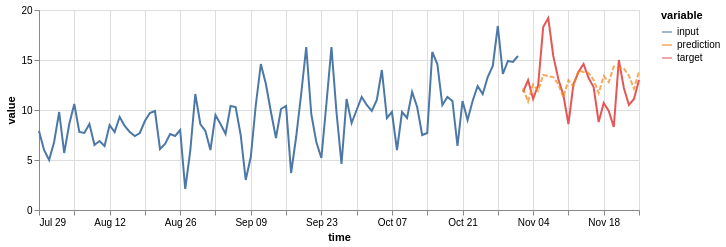

Source (notebook cell):
### Code cell
(on.Plot()
    .add(on.marks.line, input)
    .add(on.marks.line, target)
    .add(on.marks.line, prediction, type='dashed')
    .properties(width=600, height=200)
    .show()
)

### Figure 1 — Vega specification as saved in the notebook (floating-point values rounded to 4 significant figures)
{"$schema": "https://vega.github.io/schema/vega/v5.json", "data": [{"name": "source_0", "values": [{"time": "1990-07-29T00:00:00.000", "variable": "input", "value": 7.9}, {"time": "1990-07-30T00:00:00.000", "variable": "input", "value": 6.0}, {"time": "1990-07-31T00:00:00.000", "variable": "input", "value": 5.0}, {"time": "1990-08-01T00:00:00.000", "variable": "input", "value": 6.8}, {"time": "1990-08-02T00:00:00.000", "variable": "input", "value": 9.8}, {"time": "1990-08-03T00:00:00.000", "variable": "input", "value": 5.7}, {"time": "1990-08-04T00:00:00.000", "variable": "input", "value": 8.6}, {"time": "1990-08-05T00:00:00.000", "variable": "input", "value": 10.6}, {"time": "1990-08-06T00:00:00.000", "variable": "input", "value": 7.8}, {"time": "1990-08-07T00:00:00.000", "variable": "input", "value": 7.7}, {"time": "1990-08-08T00:00:00.000", "variable": "input", "value": 8.6}, {"time": "1990-08-09T00:00:00.000", "variable": "input", "value": 6.5}, {"time": "1990-08-10T00:00:00.000", "variable": "input", "value": 6.9}, {"time": "1990-08-11T00:00:00.000", "variable": "input", "value": 6.4}, {"time": "1990-08-12T00:00:00.000", "variable": "input", "value": 8.5}, {"time": "1990-08-13T00:00:00.000", "variable": "input", "value": 7.8}, {"time": "1990-08-14T00:00:00.000", "variable": "input", "value": 9.3}, {"time": "1990-08-15T00:00:00.000", "variable": "input", "value": 8.4}, {"time": "1990-08-16T00:00:00.000", "variable": "input", "value": 7.8}, {"time": "1990-08-17T00:00:00.000", "variable": "input", "value": 7.4}, {"time": "1990-08-18T00:00:00.000", "variable": "input", "value": 7.7}, {"time": "1990-08-19T00:00:00.000", "variable": "input", "value": 8.9}, {"time": "1990-08-20T00:00:00.000", "variable": "input", "value": 9.7}, {"time": "1990-08-21T00:00:00.000", "variable": "input", "value": 9.9}, {"time": "1990-08-22T00:00:00.000", "variable": "input", "value": 6.1}, {"time": "1990-08-23T00:00:00.000", "variable": "input", "value": 6.6}, {"time": "1990-08-24T00:00:00.000", "variable": "input", "value": 7.6}, {"time": "1990-08-25T00:00:00.000", "variable": "input", "value": 7.4}, {"time": "1990-08-26T00:00:00.000", "variable": "input", "value": 8.0}, {"time": "1990-08-27T00:00:00.000", "variable": "input", "value": 2.1}, {"time": "1990-08-28T00:00:00.000", "variable": "input", "value": 5.9}, {"time": "1990-08-29T00:00:00.000", "variable": "input", "value": 11.6}, {"time": "1990-08-30T00:00:00.000", "variable": "input", "value": 8.6}, {"time": "1990-08-31T00:00:00.000", "variable": "input", "value": 7.9}, {"time": "1990-09-01T00:00:00.000", "variable": "input", "value": 6.0}, {"time": "1990-09-02T00:00:00.000", "variable": "input", "value": 9.5}, {"time": "1990-09-03T00:00:00.000", "variable": "input", "value": 8.6}, {"time": "1990-09-04T00:00:00.000", "variable": "input", "value": 7.6}, {"time": "1990-09-05T00:00:00.000", "variable": "input", "value": 10.4}, {"time": "1990-09-06T00:00:00.000", "variable": "input", "value": 10.3}, {"time": "1990-09-07T00:00:00.000", "variable": "input", "value": 7.5}, {"time": "1990-09-08T00:00:00.000", "variable": "input", "value": 3.0}, {"time": "1990-09-09T00:00:00.000", "variable": "input", "value": 5.3}, {"time": "1990-09-10T00:00:00.000", "variable": "input", "value": 10.5}, {"time": "1990-09-11T00:00:00.000", "variable": "input", "value": 14.6}, {"time": "1990-09-12T00:00:00.000", "variable": "input", "value": 12.6}, {"time": "1990-09-13T00:00:00.000", "variable": "input", "value": 9.8}, {"time": "1990-09-14T00:00:00.000", "variable": "input", "value": 7.2}, {"time": "1990-09-15T00:00:00.000", "variable": "input", "value": 10.1}, {"time": "1990-09-16T00:00:00.000", "variable": "input", "value": 10.4}, {"time": "1990-09-17T00:00:00.000", "variable": "input", "value": 3.7}, {"time": "1990-09-18T00:00:00.000", "variable": "input", "value": 7.3}, {"time": "1990-09-19T00:00:00.000", "variable": "input", "value": 11.6}, {"time": "1990-09-20T00:00:00.000", "variable": "input", "value": 16.3}, {"time": "1990-09-21T00:00:00.000", "variable": "input", "value": 9.6}, {"time": "1990-09-22T00:00:00.000", "variable": "input", "value": 6.8}, {"time": "1990-09-23T00:00:00.000", "variable": "input", "value": 5.2}, {"time": "1990-09-24T00:00:00.000", "variable": "input", "value": 10.6}, {"time": "1990-09-25T00:00:00.000", "variable": "input", "value": 16.3}, {"time": "1990-09-26T00:00:00.000", "variable": "input", "value": 9.8}, {"time": "1990-09-27T00:00:00.000", "variable": "input", "value": 4.6}, {"time": "1990-09-28T00:00:00.000", "variable": "input", "value": 11.1}, {"time": "1990-09-29T00:00:00.000", "variable": "input", "value": 8.7}, {"time": "1990-09-30T00:00:00.000", "variable": "input", "value": 10.0}, {"time": "1990-10-01T00:00:00.000", "variable": "input", "value": 11.3}, {"time": "1990-10-02T00:00:00.000", "variable": "input", "value": 10.5}, {"time": "1990-10-03T00:00:00.000", "variable": "input", "value": 9.9}, {"time": "1990-10-04T00:00:00.000", "variable": "input", "value": 11.0}, {"time": "1990-10-05T00:00:00.000", "variable": "input", "value": 14.0}, {"time": "1990-10-06T00:00:00.000", "variable": "input", "value": 9.2}, {"time": "1990-10-07T00:00:00.000", "variable": "input", "value": 9.8}, {"time": "1990-10-08T00:00:00.000", "variable": "input", "value": 6.0}, {"time": "1990-10-09T00:00:00.000", "variable": "input", "value": 9.8}, {"time": "1990-10-10T00:00:00.000", "variable": "input", "value": 9.2}, {"time": "1990-10-11T00:00:00.000", "variable": "input", "value": 11.8}, {"time": "1990-10-12T00:00:00.000", "variable": "input", "value": 10.3}, {"time": "1990-10-13T00:00:00.000", "variable": "input", "value": 7.5}, {"time": "1990-10-14T00:00:00.000", "variable": "input", "value": 7.7}, {"time": "1990-10-15T00:00:00.000", "variable": "input", "value": 15.8}, {"time": "1990-10-16T00:00:00.000", "variable": "input", "value": 14.6}, {"time": "1990-10-17T00:00:00.000", "variable": "input", "value": 10.5}, {"time": "1990-10-18T00:00:00.000", "variable": "input", "value": 11.3}, {"time": "1990-10-19T00:00:00.000", "variable": "input", "value": 10.9}, {"time": "1990-10-20T00:00:00.000", "variable": "input", "value": 6.4}, {"time": "1990-10-21T00:00:00.000", "variable": "input", "value": 10.9}, {"time": "1990-10-22T00:00:00.000", "variable": "input", "value": 9.0}, {"time": "1990-10-23T00:00:00.000", "variable": "input", "value": 10.9}, {"time": "1990-10-24T00:00:00.000", "variable": "input", "value": 12.4}, {"time": "1990-10-25T00:00:00.000", "variable": "input", "value": 11.6}, {"time": "1990-10-26T00:00:00.000", "variable": "input", "value": 13.3}, {"time": "1990-10-27T00:00:00.000", "variable": "input", "value": 14.4}, {"time": "1990-10-28T00:00:00.000", "variable": "input", "value": 18.4}, {"time": "1990-10-29T00:00:00.000", "variable": "input", "value": 13.6}, {"time": "1990-10-30T00:00:00.000", "variable": "input", "value": 14.9}, {"time": "1990-10-31T00:00:00.000", "variable": "input", "value": 14.8}, {"time": "1990-11-01T00:00:00.000", "variable": "input", "value": 15.4}], "transform": [{"type": "formula", "expr": "toDate(datum['time'])", "as": "time"}]}, {"name": "source_1", "values": [{"time": "1990-11-02T00:00:00.000", "variable": "target", "value": 11.8}, {"time": "1990-11-03T00:00:00.000", "variable": "target", "value": 13.0}, {"time": "1990-11-04T00:00:00.000", "variable": "target", "value": 11.1}, {"time": "1990-11-05T00:00:00.000", "variable": "target", "value": 12.5}, {"time": "1990-11-06T00:00:00.000", "variable": "target", "value": 18.3}, {"time": "1990-11-07T00:00:00.000", "variable": "target", "value": 19.2}, {"time": "1990-11-08T00:00:00.000", "variable": "target", "value": 15.4}, {"time": "1990-11-09T00:00:00.000", "variable": "target", "value": 13.1}, {"time": "1990-11-10T00:00:00.000", "variable": "target", "value": 11.5}, {"time": "1990-11-11T00:00:00.000", "variable": "target", "value": 8.6}, {"time": "1990-11-12T00:00:00.000", "variable": "target", "value": 12.6}, {"time": "1990-11-13T00:00:00.000", "variable": "target", "value": 13.8}, {"time": "1990-11-14T00:00:00.000", "variable": "target", "value": 14.6}, {"time": "1990-11-15T00:00:00.000", "variable": "target", "value": 13.2}, {"time": "1990-11-16T00:00:00.000", "variable": "target", "value": 12.3}, {"time": "1990-11-17T00:00:00.000", "variable": "target", "value": 8.8}, {"time": "1990-11-18T00:00:00.000", "variable": "target", "value": 10.7}, {"time": "1990-11-19T00:00:00.000", "variable": "target", "value": 9.9}, {"time": "1990-11-20T00:00:00.000", "variable": "target", "value": 8.3}, {"time": "1990-11-21T00:00:00.000", "variable": "target", "value": 15.0}, {"time": "1990-11-22T00:00:00.000", "variable": "target", "value": 12.2}, {"time": "1990-11-23T00:00:00.000", "variable": "target", "value": 10.5}, {"time": "1990-11-24T00:00:00.000", "variable": "target", "value": 11.1}, {"time": "1990-11-25T00:00:00.000", "variable": "target", "value": 13.0}], "transform": [{"type": "formula", "expr": "toDate(datum['time'])", "as": "time"}]}, {"name": "source_2", "values": [{"time": "1990-11-02T00:00:00.000", "variable": "prediction", "value": 12.16}, {"time": "1990-11-03T00:00:00.000", "variable": "prediction", "value": 10.84}, {"time": "1990-11-04T00:00:00.000", "variable": "prediction", "value": 12.55}, {"time": "1990-11-05T00:00:00.000", "variable": "prediction", "value": 11.94}, {"time": "1990-11-06T00:00:00.000", "variable": "prediction", "value": 13.5}, {"time": "1990-11-07T00:00:00.000", "variable": "prediction", "value": 13.38}, {"time": "1990-11-08T00:00:00.000", "variable": "prediction", "value": 13.29}, {"time": "1990-11-09T00:00:00.000", "variable": "prediction", "value": 12.59}, {"time": "1990-11-10T00:00:00.000", "variable": "prediction", "value": 11.26}, {"time": "1990-11-11T00:00:00.000", "variable": "prediction", "value": 12.98}, {"time": "1990-11-12T00:00:00.000", "variable": "prediction", "value": 12.37}, {"time": "1990-11-13T00:00:00.000", "variable": "prediction", "value": 13.92}, {"time": "1990-11-14T00:00:00.000", "variable": "prediction", "value": 13.81}, {"time": "1990-11-15T00:00:00.000", "variable": "prediction", "value": 13.72}, {"time": "1990-11-16T00:00:00.000", "variable": "prediction", "value": 13.01}, {"time": "1990-11-17T00:00:00.000", "variable": "prediction", "value": 11.69}, {"time": "1990-11-18T00:00:00.000", "variable": "prediction", "value": 13.4}, {"time": "1990-11-19T00:00:00.000", "variable": "prediction", "value": 12.79}, {"time": "1990-11-20T00:00:00.000", "variable": "prediction", "value": 14.35}, {"time": "1990-11-21T00:00:00.000", "variable": "prediction", "value": 14.23}, {"time": "1990-11-22T00:00:00.000", "variable": "prediction", "value": 14.14}, {"time": "1990-11-23T00:00:00.000", "variable": "prediction", "value": 13.44}, {"time": "1990-11-24T00:00:00.000", "variable": "prediction", "value": 12.12}, {"time": "1990-11-25T00:00:00.000", "variable": "prediction", "value": 13.83}], "transform": [{"type": "formula", "expr": "toDate(datum['time'])", "as": "time"}]}, {"name": "source_0_color_domain_variable_0", "values": [{"variable": "input"}]}, {"name": "source_1_color_domain_variable_1", "values": [{"variable": "target"}]}, {"name": "source_2_color_domain_variable_2", "values": [{"variable": "prediction"}]}], "marks": [{"type": "group", "name": "layer_0_pathgroup", "from": {"facet": {"data": "source_0", "name": "faceted_path_layer_0_main", "groupby": ["variable"]}}, "encode": {"update": {"width": {"field": {"signal": null, "datum": null, "group": "width", "parent": null}}, "height": {"field": {"signal": null, "datum": null, "group": "height", "parent": null}}}}, "marks": [{"type": "line", "name": "layer_0_marks", "from": {"data": "faceted_path_layer_0_main"}, "sort": {"field": "x"}, "encode": {"update": {"defined": {"signal": "isValid(datum[\"time\"]) && isFinite(+datum[\"time\"]) && isValid(datum[\"value\"]) && isFinite(+datum[\"value\"])"}, "x": {"field": "time", "scale": "x"}, "stroke": {"field": "variable", "scale": "color"}, "y": {"field": "value", "scale": "y"}}}, "style": ["line"]}]}, {"type": "group", "name": "layer_1_pathgroup", "from": {"facet": {"data": "source_1", "name": "faceted_path_layer_1_main", "groupby": ["variable"]}}, "encode": {"update": {"width": {"field": {"signal": null, "datum": null, "group": "width", "parent": null}}, "height": {"field": {"signal": null, "datum": null, "group": "height", "parent": null}}}}, "marks": [{"type": "line", "name": "layer_1_marks", "from": {"data": "faceted_path_layer_1_main"}, "sort": {"field": "x"}, "encode": {"update": {"x": {"field": "time", "scale": "x"}, "stroke": {"field": "variable", "scale": "color"}, "y": {"field": "value", "scale": "y"}, "defined": {"signal": "isValid(datum[\"time\"]) && isFinite(+datum[\"time\"]) && isValid(datum[\"value\"]) && isFinite(+datum[\"value\"])"}}}, "style": ["line"]}]}, {"type": "group", "name": "layer_2_pathgroup", "from": {"facet": {"data": "source_2", "name": "faceted_path_layer_2_main", "groupby": ["variable"]}}, "encode": {"update": {"width": {"field": {"signal": null, "datum": null, "group": "width", "parent": null}}, "height": {"field": {"signal": null, "datum": null, "group": "height", "parent": null}}}}, "marks": [{"type": "line", "name": "layer_2_marks", "from": {"data": "faceted_path_layer_2_main"}, "sort": {"field": "x"}, "encode": {"update": {"y": {"field": "value", "scale": "y"}, "stroke": {"field": "variable", "scale": "color"}, "defined": {"signal": "isValid(datum[\"time\"]) && isFinite(+datum[\"time\"]) && isValid(datum[\"value\"]) && isFinite(+datum[\"value\"])"}, "opacity": {"value": 0.7}, "x": {"field": "time", "scale": "x"}, "strokeDash": {"value": [5, 2]}}}, "style": ["line"]}]}], "scales": [{"name": "x", "type": "time", "domain": {"fields": [{"data": "source_0", "field": "time"}, {"data": "source_1", "field": "time"}, {"data": "source_2", "field": "time"}]}, "range": [0, {"signal": "width"}]}, {"name": "y", "type": "linear", "domain": {"fields": [{"data": "source_0", "field": "value"}, {"data": "source_1", "field": "value"}, {"data": "source_2", "field": "value"}]}, "range": [{"signal": "height"}, 0], "nice": true, "zero": true}, {"name": "color", "type": "ordinal", "domain": {"fields": [{"data": "source_0_color_domain_variable_0", "field": "variable"}, {"data": "source_1_color_domain_variable_1", "field": "variable"}, {"data": "source_2_color_domain_variable_2", "field": "variable"}], "sort": true}, "range": "category"}], "axes": [{"scale": "x", "tickCount": {"signal": "ceil(width/40)"}, "orient": "bottom", "domain": false, "minExtent": 0, "aria": false, "ticks": false, "zindex": 0, "maxExtent": 0, "gridScale": "y", "grid": true, "labels": false}, {"scale": "y", "zindex": 0, "ticks": false, "grid": true, "labels": false, "domain": false, "gridScale": "x", "minExtent": 0, "orient": "left", "tickCount": {"signal": "ceil(height/40)"}, "maxExtent": 0, "aria": false}, {"scale": "x", "grid": false, "labelFlush": true, "labelOverlap": true, "tickCount": {"signal": "ceil(width/40)"}, "zindex": 0, "orient": "bottom", "title": "time"}, {"scale": "y", "orient": "left", "tickCount": {"signal": "ceil(height/40)"}, "zindex": 0, "labelOverlap": true, "grid": false, "title": "value"}], "background": "white", "padding": 5, "width": 600, "height": 200, "style": "cell", "legends": [{"stroke": "color", "symbolType": "stroke", "title": "variable", "encode": {"symbols": {"update": {"opacity": {"value": 0.7}}}}}]}
